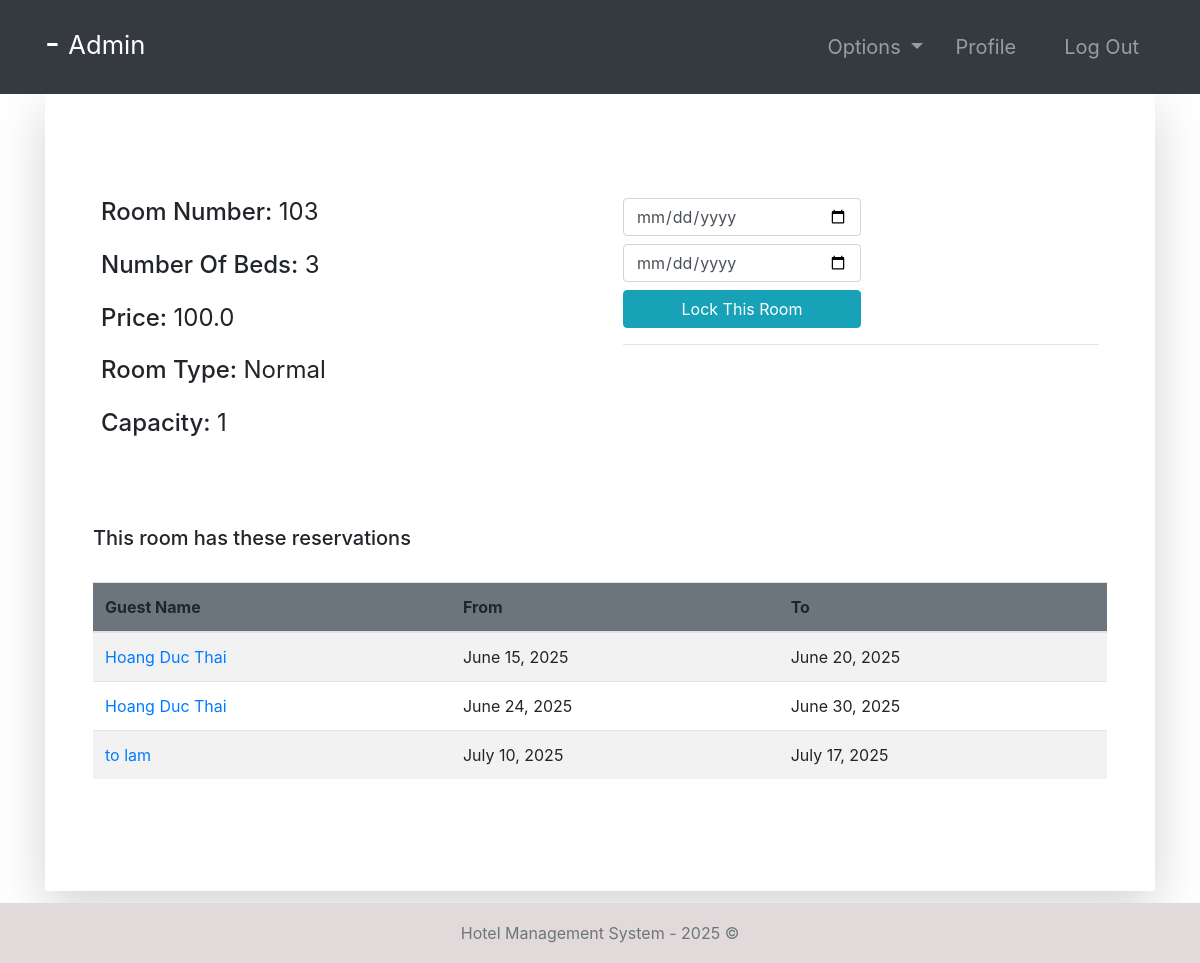
Screenshot of /room-profile/103/ (signed in) with the database file from the repository.
### room/models.py (models this page shows, shortened)
class Room(models.Model):
    ROOM_TYPES = (
        ('King', 'King'),
        ('Luxury', 'Luxury'),
        ('Normal', 'Normal'),
        ('Economic', 'Economic'),
    )
    number = models.IntegerField(primary_key=True)
    capacity = models.SmallIntegerField()
    numberOfBeds = models.SmallIntegerField()
    roomType = models.CharField(max_length=20, choices=ROOM_TYPES)
    price = models.FloatField()
    statusStartDate = models.DateField(null=True)
    statusEndDate = models.DateField(null=True)

class Booking(models.Model):
    roomNumber = models.ForeignKey(Room, on_delete=models.CASCADE)
    guest = models.ForeignKey(Guest, null=True, on_delete=models.CASCADE)
    dateOfReservation = models.DateField(default=timezone.now)
    startDate = models.DateField()
    endDate = models.DateField()

### accounts/models.py (models this page shows, shortened)
class Guest(models.Model):
    user = models.OneToOneField(User, null=True, on_delete=models.CASCADE)
    phoneNumber = PhoneNumberField(unique=True)

### room/views.py (the view, shortened to what this page needs)
# urls.py: path('room-profile/<str:id>/', room_profile, name="room-profile"),
@login_required(login_url='login')
def room_profile(request, id):
    role = str(request.user.groups.all()[0])
    path = role + "/"
    tempRoom = Room.objects.get(number=id)
    bookings = Booking.objects.filter(roomNumber=tempRoom)
    guests = Guest.objects.all()
    bookings2 = Booking.objects.all()
    context = {
        "role": role,
        "bookings": bookings,
        "room": tempRoom,
        "guests": guests,
        "bookings2": bookings2
    }
    return render(request, path + "room-profile.html", context)

### templates/admin/room-profile.html
{% extends '../index.html' %}
{% block context %}
{% include '../common_pages/room-profile.html' %}
{% endblock %}

### templates/incs/nav.html (shortened to what this page needs)
<nav class="navbar navbar-dark bg-dark navbar-expand-lg py-3 " role="navigation">
    <div class="container">
        <a href="" class="navbar-brand">
            <h2 class="text-capitalize">
                {{ request.user.first_name }} {{ request.user.last_name }} -
                <small>
                    {{ role }}
                </small>
            </h2>
        </a>
        <div class="collapse navbar-collapse" id="navbarTags">
            <ul class="navbar-nav ml-auto">
                <li class="nav-item dropdown p-2">
                    <a class="nav-link dropdown-toggle" href="#" id="navbarDropdown" role="button"
                        data-toggle="dropdown" aria-haspopup="true" aria-expanded="false">
                        Options
                    </a>
                </li>
                <li class="nav-item mr-3 p-2">
                    {% if role == 'staff' or role == 'receptionist' or role == 'admin' or role == 'manager' %}
                    <a href="{% url 'employee-profile' user.id %}" class="nav-link">Profile</a>
                    {% endif %}
                </li>
                <li class="nav-item p-2 ">
                    <a href="{% url 'logout' %}" class="nav-link">Log Out</a>
                </li>
            </ul>
        </div>
    </div>
</nav>

### templates/common_pages/room-profile.html (shortened to what this page needs)
<div class="container">
    <div class="shadow-lg p-5">
        <div class="row mt-5">
            <div class="col-6">
                <div class="p-2 h4">
                    <span>Room Number:</span>
                    <span class="font-weight-normal">{{room.number}}</span>
                </div>
                <div class="p-2 h4">
                    <span>Number Of Beds:</span>
                    <span class="font-weight-normal">{{room.numberOfBeds}}</span>
                </div>
                <div class="p-2 h4">
                    <span>Price:</span>
                    <span class="font-weight-normal">{{room.price}}</span>
                </div>
                <div class="p-2 h4">
                    <span>Room Type:</span>
                    <span class="font-weight-normal">{{ room.roomType }}</span>
                </div>
                <div class="p-2 h4">
                    <span>Capacity: </span>
                    <span class="font-weight-normal">{{room.capacity}}</span>
                </div>
            </div>
            <div class="col-6">
                {% if role == "manager" or role == "admin" %}
                <div class="p-2 h4 ">
                    <form action="" method="POST">
                        <input type="date" placeholder="Enter Start Date" name="bsd" required
                            class="form-control w-50 mb-2">
                        <input type="date" placeholder="Enter End Date" name="bed" required
                            class="form-control w-50 mb-2">
                        <button name="lockRoom" type="submit" class="btn btn-info w-50">Lock This Room</button>
                        <br>
                    </form>
                    <form action="" method="POST">
                        <hr>
                    </form>
                </div>
                {% endif %}
                <br>
            </div>
        </div>
        <br>
        <div class="table-responsive table-striped my-5">
            <div class="table-header row">
                <div class="col-sm-12 col-md-12 col-lg-4 mb-4">
                    <h5>This room has these reservations</h5>
                </div>
            </div>
            <table class="table table-hover table-striped">
                <thead class="bg-secondary rounded">
                    <tr>
                        {% if role != 'guest' %} <th>Guest Name</th> {% endif %}
                        <th>From </th>
                        <th>To</th>
                    </tr>
                </thead>
                <tbody>
                    {% for bo in bookings %}
                    <tr>
                        {% if role != 'guest' %} <td><a href="{% url 'guest-profile' bo.guest.user.id %}">
                                {{bo.guest.user.first_name}}
                                {{bo.guest.user.last_name}}</a></td>
                        {%endif %}
                        <td>{{bo.startDate}}</td>
                        <td>{{bo.endDate}}</td>
                    </tr>
                    {% endfor %}
                </tbody>
            </table>
        </div>
    </div>
</div>

### static/css/main.css (style rules this page uses)
* { margin: 0; padding: 0; -webkit-font-smoothing: antialiased; }
body { position: relative; }
nav .nav-item { font-size: 20px; }

### rows the page displays
Room: number "103", numberOfBeds "3", price "100.0", roomType "Normal", capacity "1"
Booking: guest.user.first_name "Hoang", guest.user.last_name "Duc Thai", startDate "June 15, 2025", endDate "June 20, 2025"
Booking: guest.user.first_name "Hoang", guest.user.last_name "Duc Thai", startDate "June 24, 2025", endDate "June 30, 2025"
Booking: guest.user.first_name "to", guest.user.last_name "lam", startDate "July 10, 2025", endDate "July 17, 2025"

### other values shown
{{ role }} "Admin"
